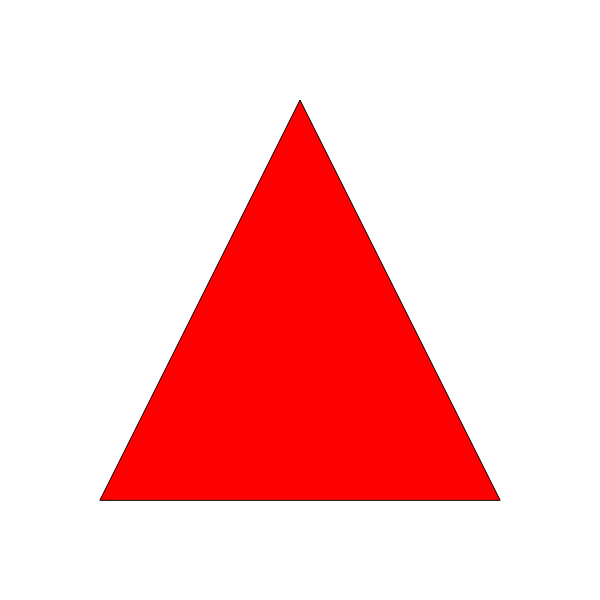
Frame 1 (no input)
Frame 60 (no input): identical to frame 1, image omitted
Frame 120 (the mouse pressed at the canvas centre since frame 60): identical to frame 1, image omitted

The p5.js sketch that drew this single still picture (run headless with seeded random() and noise() and a simulated clock; from frame 60 on, the mouse is pressed at the canvas centre):

// p5.js sketch
// ── sketch.js
function setup() {
    createCanvas(600, 600);
    fill(255, 0, 0);
}

function draw() {
    background(255);
    triangle(100, 500, 300, 100, 500, 500);
}

function keyPressed() {
    if (key === "r") {
        fill(255, 0, 0);
    } else if (key === "g") {
        fill(0, 255, 0);
    } else if (key === "b") {
        fill(0, 0, 255);
    }
}
// ── Q13.html
<!DOCTYPE html>
<html lang="en">
  <head>
    <meta charset="utf-8" />
    <meta name="viewport" content="width=device-width, initial-scale=1.0">

    <title>PDM1 - Exam Practice Exercises - Q13 Solution</title>

    <link href="https://cdn.jsdelivr.net/npm/bootstrap@5.3.1/dist/css/bootstrap.min.css" rel="stylesheet" integrity="sha384-4bw+/aepP/YC94hEpVNVgiZdgIC5+VKNBQNGCHeKRQN+PtmoHDEXuppvnDJzQIu9" crossorigin="anonymous">
    <link rel="stylesheet" type="text/css" href="./lib/main-styles.css">
    <script src="https://cdn.jsdelivr.net/npm/bootstrap@5.3.1/dist/js/bootstrap.bundle.min.js" integrity="sha384-HwwvtgBNo3bZJJLYd8oVXjrBZt8cqVSpeBNS5n7C8IVInixGAoxmnlMuBnhbgrkm" crossorigin="anonymous"></script>
    <script src="./lib/libraries/p5.min.js"></script>
  </head>

  <body>
    <h1>Q13 Solution</h1>
    <script src="sketch.js"></script>
  </body>
</html>
